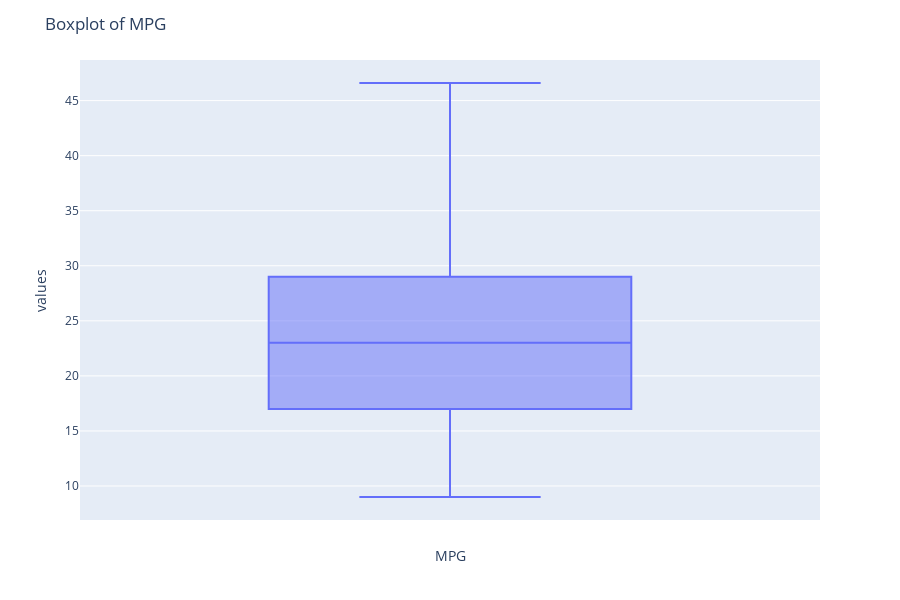

This figure's notebook cell:
### Code cell
import pandas as pd
import plotly.express as px
import plotly.graph_objects as go

fig = px.box(df, y="mpg")
fig.update_layout(title="Boxplot of MPG",
                  yaxis_title="values",
                  xaxis_title="MPG",
                  height=600)

### Figure 1 — Plotly figure (JSON) as saved in the notebook; plotly's stock layout.template omitted (floating-point values rounded to 4 significant figures; data arrays with more than 128 entries replaced by an {"elided": "..."} marker saying what was removed)
{"data": [{"alignmentgroup": "True", "hovertemplate": "mpg=%{y}<extra></extra>", "legendgroup": "", "marker": {"color": "#636efa"}, "name": "", "notched": false, "offsetgroup": "", "orientation": "v", "showlegend": false, "type": "box", "x0": " ", "xaxis": "x", "y": {"elided": "391 float values"}, "y0": " ", "yaxis": "y"}], "layout": {"boxmode": "group", "height": 600, "legend": {"tracegroupgap": 0}, "margin": {"t": 60}, "title": {"text": "Boxplot of MPG"}, "xaxis": {"anchor": "y", "domain": [0, 1], "title": {"text": "MPG"}}, "yaxis": {"anchor": "x", "domain": [0, 1], "title": {"text": "values"}}}}
